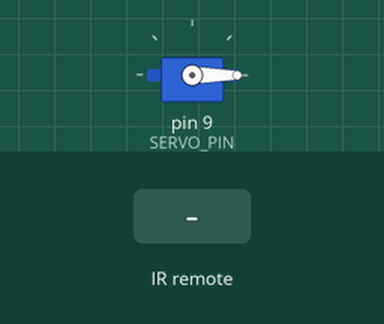
The sketch below on a simulated Arduino Uno, built with avr-gcc and run on an emulated ATmega328P. Parts: servo. The test bench sets the inputs (shaded band).

Above: at 1.2 s.
1.3 s: infrared code 0xE718FF00 received
At 1.9 s:
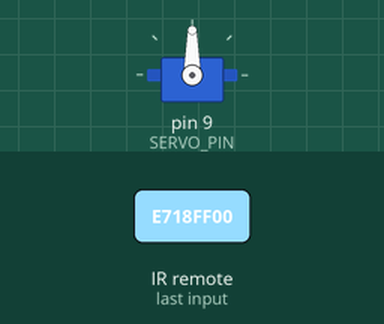
2.8 s: infrared code 0xA15EFF00 received
At 4.0 s:
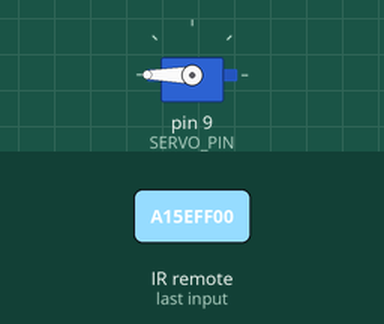
4.3 s: infrared code 0xF30CFF00 received
At 5.4 s:
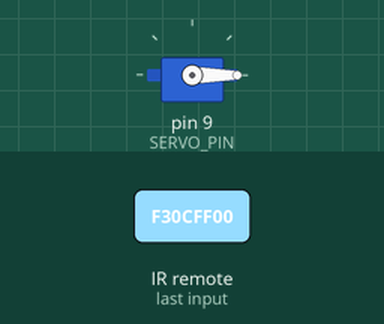
Timing chart, 0 to 7.3 s (numbered marks = the images above; inputs shaded):
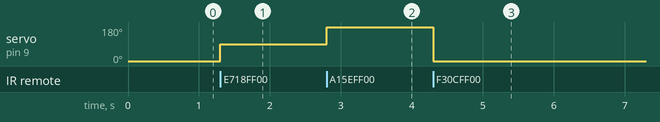

Measured:
- after the input at 1.3 s, servo on pin 9 (SERVO_PIN): 0° → 90° at once
- after the input at 2.8 s, servo on pin 9 (SERVO_PIN): 90° → 180° at once
- after the input at 4.3 s, servo on pin 9 (SERVO_PIN): 180° → 0° at once

The sketch:

ircode.ino
```cpp
#include <IRremote.h>
#include <Servo.h>

// Pin configuration
const int IR_RECEIVER_PIN = 2;
const int SERVO_PIN = 9;

// set up IR receiver and servo
IRrecv irrecv(IR_RECEIVER_PIN);
Servo myservo;

// Servo position (0-180 degrees)
int pos = 0;

void setup() {
  // Start the IR receiver
  irrecv.enableIRIn();

  // Attach the servo to the SERVO_PIN
  myservo.attach(SERVO_PIN);
  myservo.write(pos);
}

void loop() {
  // Check IR signal received
  if (irrecv.decode()) {
    // Handle the received IR code
    switch (irrecv.decodedIRData.decodedRawData) {
      case 0xF30CFF00: // Button '1' (move servo to 0 degrees)
        pos = 0;
        break;
      case 0xE718FF00: // Button '2' (move servo to 90 degrees)
        pos = 90;
        break;
      case 0xA15EFF00: // Button '3' (move servo to 180 degrees)
        pos = 180;
        break;
      default:
        // If the button is not recognized, do nothing
        break;
    }

    // Move the servo to the new position
    myservo.write(pos);

    // Wait for the servo to reach the position
    delay(15);

    // Resume IR reception
    irrecv.resume();
  }
}
```
